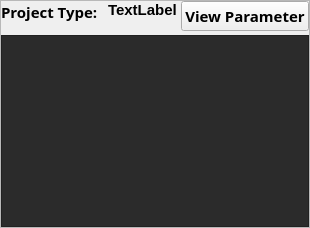
    <widget class="QFrame" name="frame">
     <property name="frameShape">
      <enum>QFrame::StyledPanel</enum>
     </property>
     <property name="frameShadow">
      <enum>QFrame::Raised</enum>
     </property>
     <layout class="QVBoxLayout" name="verticalLayout">
      <property name="spacing">
       <number>4</number>
      </property>
      <property name="leftMargin">
       <number>0</number>
      </property>
      <property name="topMargin">
       <number>0</number>
      </property>
      <property name="rightMargin">
       <number>0</number>
      </property>
      <property name="bottomMargin">
       <number>0</number>
      </property>
      <item>
       <layout class="QHBoxLayout" name="horizontalLayout_2">
        <item>
         <layout class="QHBoxLayout" name="horizontalLayout">
          <property name="spacing">
           <number>6</number>
          </property>
          <item alignment="Qt::AlignTop">
           <widget class="QLabel" name="label">
            <property name="font">
             <font>
              <family>Arial Black</family>
              <pointsize>11</pointsize>
              <weight>75</weight>
              <bold>true</bold>
             </font>
            </property>
            <property name="text">
             <string>Project Type: </string>
            </property>
           </widget>
          </item>
          <item alignment="Qt::AlignTop">
           <widget class="QLabel" name="labelBagName">
            <property name="sizePolicy">
             <sizepolicy hsizetype="Expanding" vsizetype="Preferred">
              <horstretch>0</horstretch>
              <verstretch>0</verstretch>
             </sizepolicy>
            </property>
            <property name="font">
             <font>
              <family>Arial</family>
              <pointsize>11</pointsize>
              <weight>75</weight>
              <bold>true</bold>
             </font>
            </property>
            <property name="text">
             <string>TextLabel</string>
            </property>
           </widget>
          </item>
         </layout>
        </item>
        <item alignment="Qt::AlignRight|Qt::AlignTop">
         <widget class="QPushButton" name="btnParam">
          <property name="font">
           <font>
            <family>Arial Black</family>
            <pointsize>11</pointsize>
            <weight>75</weight>
            <bold>true</bold>
           </font>
          </property>
          <property name="text">
           <string>View Parameter</string>
          </property>
         </widget>
        </item>
       </layout>
      </item>
      <item>
       <widget class="QListWidget" name="listWidget">
        <property name="sizePolicy">
         <sizepolicy hsizetype="Preferred" vsizetype="Preferred">
          <horstretch>0</horstretch>
          <verstretch>0</verstretch>
         </sizepolicy>
        </property>
        <property name="minimumSize">
         <size>
          <width>0</width>
          <height>110</height>
         </size>
        </property>
        <property name="maximumSize">
         <size>
          <width>16777215</width>
          <height>16777215</height>
         </size>
        </property>
        <property name="font">
         <font>
          <pointsize>10</pointsize>
         </font>
        </property>
        <property name="styleSheet">
         <string notr="true">QListWidget{background-color:#2b2b2b;
color:#d9d7d7}</string>
        </property>
       </widget>
      </item>
     </layout>
    </widget>
